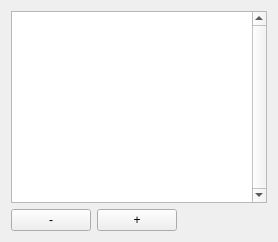
      <widget class="QWidget" name="maintext">
       <attribute name="title">
        <string>BOCOP</string>
       </attribute>
       <layout class="QVBoxLayout" name="verticalLayout_5">
        <item>
         <widget class="QTextBrowser" name="mainTextBrowser">
          <property name="verticalScrollBarPolicy">
           <enum>Qt::ScrollBarAlwaysOn</enum>
          </property>
          <property name="html">
           <string>&lt;!DOCTYPE HTML PUBLIC &quot;-//W3C//DTD HTML 4.0//EN&quot; &quot;http://www.w3.org/TR/REC-html40/strict.dtd&quot;&gt;
&lt;html&gt;&lt;head&gt;&lt;meta name=&quot;qrichtext&quot; content=&quot;1&quot; /&gt;&lt;style type=&quot;text/css&quot;&gt;
p, li { white-space: pre-wrap; }
&lt;/style&gt;&lt;/head&gt;&lt;body style=&quot; font-family:'Ubuntu'; font-size:11pt; font-weight:400; font-style:normal;&quot;&gt;
&lt;p style=&quot; margin-top:0px; margin-bottom:0px; margin-left:0px; margin-right:0px; -qt-block-indent:0; text-indent:0px;&quot;&gt;&lt;br /&gt;&lt;/p&gt;&lt;/body&gt;&lt;/html&gt;</string>
          </property>
         </widget>
        </item>
        <item>
         <layout class="QHBoxLayout" name="horizontalLayout_5">
          <item>
           <widget class="QPushButton" name="zoomOutMainTextBrowser_button">
            <property name="text">
             <string>-</string>
            </property>
           </widget>
          </item>
          <item>
           <widget class="QPushButton" name="zoomInMainTextBrowser_button">
            <property name="text">
             <string>+</string>
            </property>
           </widget>
          </item>
          <item>
           <spacer name="horizontalSpacer_2">
            <property name="orientation">
             <enum>Qt::Horizontal</enum>
            </property>
            <property name="sizeHint" stdset="0">
             <size>
              <width>40</width>
              <height>20</height>
             </size>
            </property>
           </spacer>
          </item>
         </layout>
        </item>
       </layout>
      </widget>
